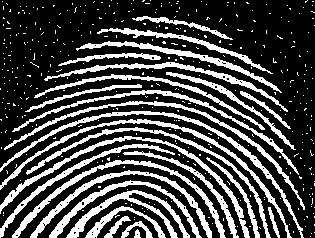
%> input picture 数字图像/实验/lab7/Fingerprint.tif, 315 x 238 px
$ octave main.m   (GNU Octave 9; MATLAB toolbox functions it lacks are replaced by stand-ins)
%> lines starting %> are read from the running program, lines starting %| are printed output that depends on the picture; in (x1, y1, x2, y2) boxes, pixels count from 0 and x2, y2 are one past the last pixel; in counts of white or black regions, pixels touching at a corner belong together; the program's own positions count from 1
clc;
clear;

% 1. 读取原始图像
A = imread('Fingerprint.tif');
%> A: size 238x315 logical; 28.5% white; 414 white regions (387 under 20 px), largest, box (x1, y1, x2, y2) and area: (0, 111, 304, 238) 1388, (0, 136, 250, 238) 1372, (0, 119, 292, 238) 1337

% 2. 转灰度（如果是彩色图像）
if size(A, 3) == 3
    A_gray = rgb2gray(A);
else
    A_gray = A;
end

% 3. 判断是否已经是逻辑类型，避免重复二值化
if ~islogical(A_gray)
    BW = imbinarize(A_gray);
else
    BW = A_gray;
end

% 4. 去除小噪声
BW_clean = bwareaopen(BW, 30);
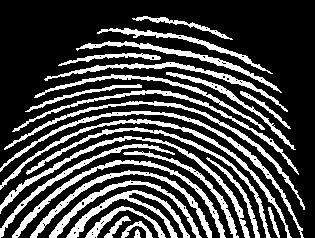
%> BW_clean: size 238x315 logical; 27.4% white; 27 white regions, largest, box (x1, y1, x2, y2) and area: (0, 111, 304, 238) 1388, (0, 136, 250, 238) 1372, (0, 119, 292, 238) 1337

% 5. 闭操作连接断裂
se = strel('disk', 2);
BW_closed = imclose(BW_clean, se);
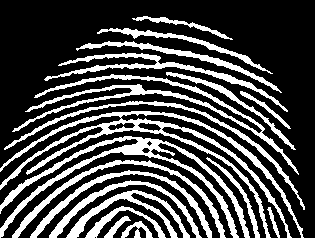
%> BW_closed: size 238x315 logical; 28.5% white; 19 white regions, largest, box (x1, y1, x2, y2) and area: (0, 111, 304, 238) 3986, (0, 136, 250, 238) 3151, (12, 74, 299, 175) 2404

% 6. 再次去噪
BW_final = bwareaopen(BW_closed, 30);

% 7. 提取骨架
BW_skel = bwmorph(BW_final, 'skel', Inf);
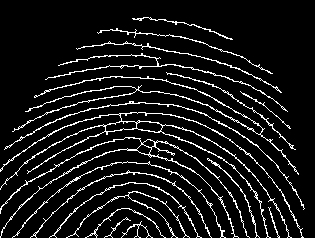
%> BW_skel: size 238x315 logical; 9.1% white in thin lines or dots, all inside (x1, y1, x2, y2) = (0, 17, 305, 238)

% 8. 显示
figure;
subplot(2, 3, 1); imshow(A); title('原始指纹图像');
subplot(2, 3, 2); imshow(BW); title('二值化图像');
subplot(2, 3, 3); imshow(BW_clean); title('去噪图像');
subplot(2, 3, 4); imshow(BW_closed); title('闭操作后图像');
subplot(2, 3, 5); imshow(BW_final); title('最终处理图像');
subplot(2, 3, 6); imshow(BW_skel); title('骨架提取图像');

$ run again, with 数字图像/实验/lab7/image1.tif copied over 数字图像/实验/lab7/Fingerprint.tif
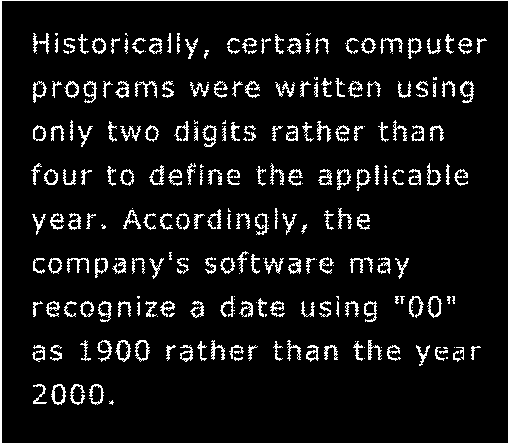
%> input picture 数字图像/实验/lab7/image1.tif, 509 x 444 px
%> A: size 444x509 logical; 8.1% white in thin lines or dots
%> BW_clean: size 444x509 logical; 7.8% white in thin lines or dots
%> `BW_closed = imclose(BW_clean, se);`:
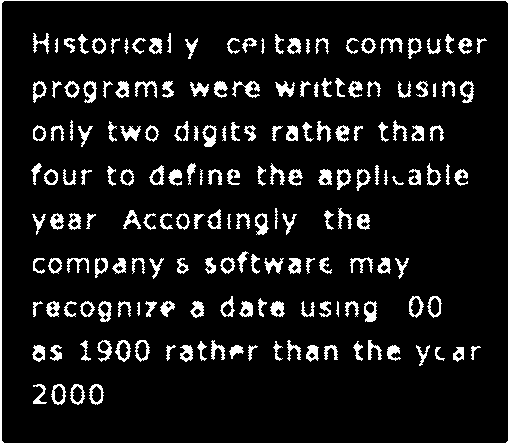
%> BW_closed: size 444x509 logical; 9.3% white; 183 white regions, largest, box (x1, y1, x2, y2) and area: (0, 0, 509, 444) 2356, (232, 81, 260, 98) 194, (120, 126, 141, 141) 170
%> `BW_skel = bwmorph(BW_final, 'skel', Inf);`:
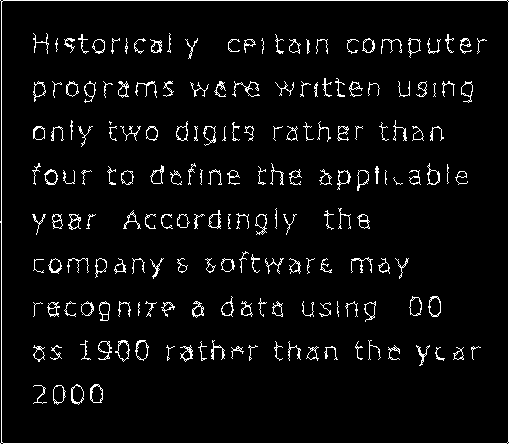
%> BW_skel: size 444x509 logical; 4.9% white in thin lines or dots

$ run again, with 数字图像/实验/lab7/image2.tif copied over 数字图像/实验/lab7/Fingerprint.tif
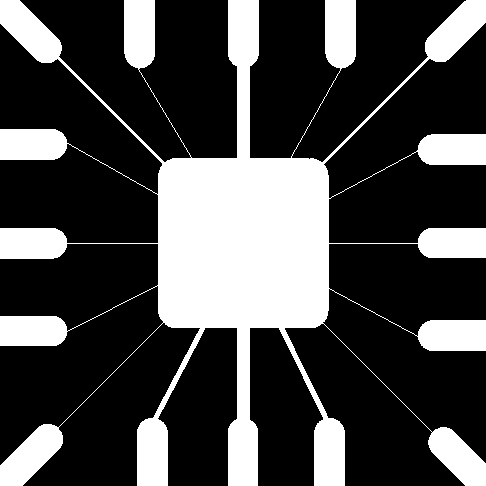
%> input picture 数字图像/实验/lab7/image2.tif, 486 x 486 px
%> A: size 486x486 logical; 28.1% white; 1 white region, box (x1, y1, x2, y2) and area: (0, 0, 486, 486) 66259
%> `BW_closed = imclose(BW_clean, se);`:
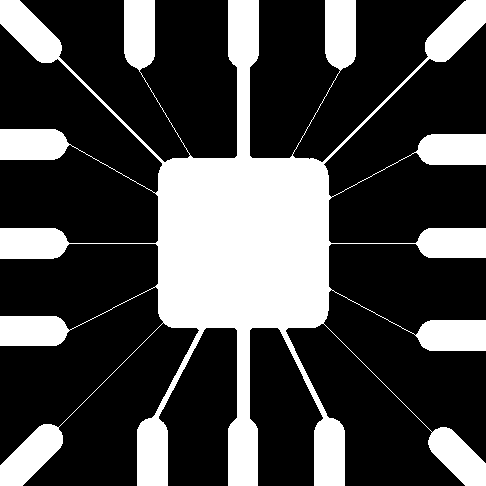
%> BW_closed: size 486x486 logical; 28.1% white; 1 white region, box (x1, y1, x2, y2) and area: (0, 0, 486, 486) 66389
%> `BW_skel = bwmorph(BW_final, 'skel', Inf);`:
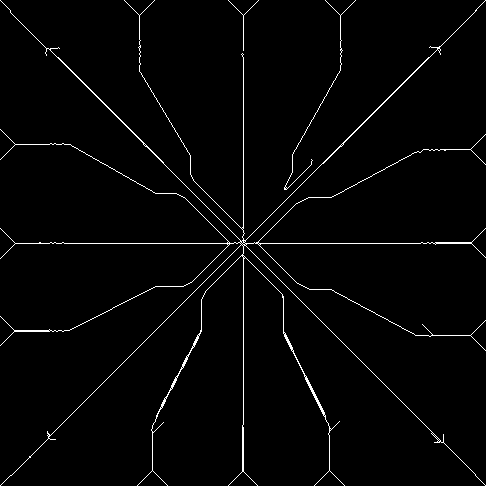
%> BW_skel: size 486x486 logical; 2% white in thin lines or dots

$ run again, with 数字图像/实验/lab7/image3.tif copied over 数字图像/实验/lab7/Fingerprint.tif
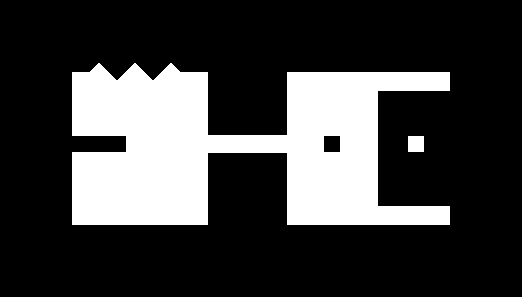
%> input picture 数字图像/实验/lab7/image3.tif, 522 x 297 px
%> A: size 297x522 logical; 24.6% white; 2 white regions, box (x1, y1, x2, y2) and area: (72, 63, 450, 225) 37895, (408, 136, 424, 152) 256
%> BW_closed: size 297x522 logical; 24.6% white; 2 white regions, box (x1, y1, x2, y2) and area: (72, 63, 450, 225) 37931, (408, 136, 424, 152) 256
%> `BW_skel = bwmorph(BW_final, 'skel', Inf);`:
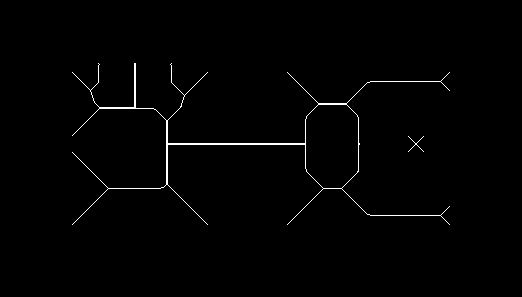
%> BW_skel: size 297x522 logical; 0.97% white in thin lines or dots, all inside (x1, y1, x2, y2) = (72, 63, 450, 225)
